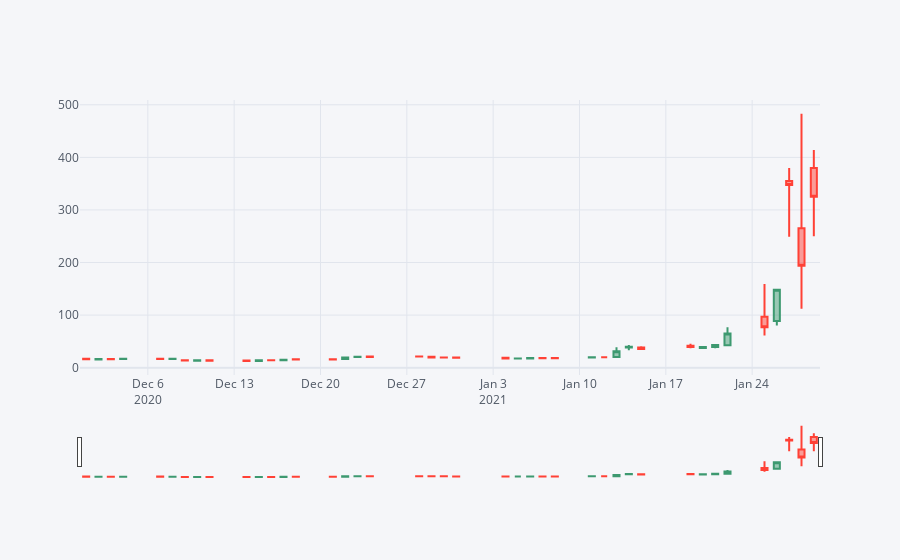

The notebook cell this image was saved under:
### Code cell
gme.iplot(kind="candle",
                          keys=["Open", "High", "Low", "Close"],
                          rangeslider=True
                          )
